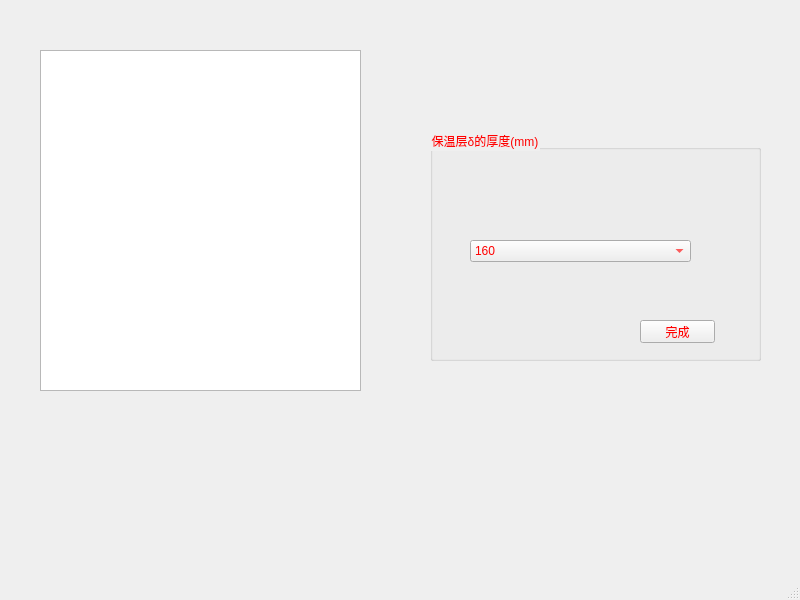
<?xml version="1.0" encoding="UTF-8"?>
<ui version="4.0">
 <class>MainWindow</class>
 <widget class="QMainWindow" name="MainWindow">
  <property name="geometry">
   <rect>
    <x>0</x>
    <y>0</y>
    <width>800</width>
    <height>600</height>
   </rect>
  </property>
  <property name="windowTitle">
   <string>MainWindow</string>
  </property>
  <widget class="QWidget" name="centralwidget">
   <widget class="QGraphicsView" name="graphicsView">
    <property name="geometry">
     <rect>
      <x>40</x>
      <y>50</y>
      <width>321</width>
      <height>341</height>
     </rect>
    </property>
    <property name="styleSheet">
     <string notr="true">border-image: url(:/wuding1/1.png);</string>
    </property>
   </widget>
   <widget class="QGroupBox" name="groupBox">
    <property name="geometry">
     <rect>
      <x>430</x>
      <y>130</y>
      <width>331</width>
      <height>231</height>
     </rect>
    </property>
    <property name="styleSheet">
     <string notr="true">color: rgb(255, 0, 0);
font: 8pt &quot;楷体&quot;;</string>
    </property>
    <property name="title">
     <string>保温层δ的厚度(mm)</string>
    </property>
    <widget class="QComboBox" name="comboBox">
     <property name="geometry">
      <rect>
       <x>40</x>
       <y>110</y>
       <width>221</width>
       <height>22</height>
      </rect>
     </property>
     <item>
      <property name="text">
       <string>160</string>
      </property>
     </item>
     <item>
      <property name="text">
       <string>120</string>
      </property>
     </item>
     <item>
      <property name="text">
       <string>90</string>
      </property>
     </item>
     <item>
      <property name="text">
       <string>70</string>
      </property>
     </item>
     <item>
      <property name="text">
       <string>60</string>
      </property>
     </item>
     <item>
      <property name="text">
       <string>50</string>
      </property>
     </item>
     <item>
      <property name="text">
       <string>40</string>
      </property>
     </item>
    </widget>
    <widget class="QPushButton" name="fff">
     <property name="geometry">
      <rect>
       <x>210</x>
       <y>190</y>
       <width>75</width>
       <height>23</height>
      </rect>
     </property>
     <property name="text">
      <string>完成</string>
     </property>
    </widget>
   </widget>
  </widget>
  <widget class="QMenuBar" name="menubar">
   <property name="geometry">
    <rect>
     <x>0</x>
     <y>0</y>
     <width>800</width>
     <height>22</height>
    </rect>
   </property>
  </widget>
  <widget class="QStatusBar" name="statusbar"/>
 </widget>
 <resources>
  <include location="../pic/wuding.qrc"/>
 </resources>
 <connections/>
</ui>
